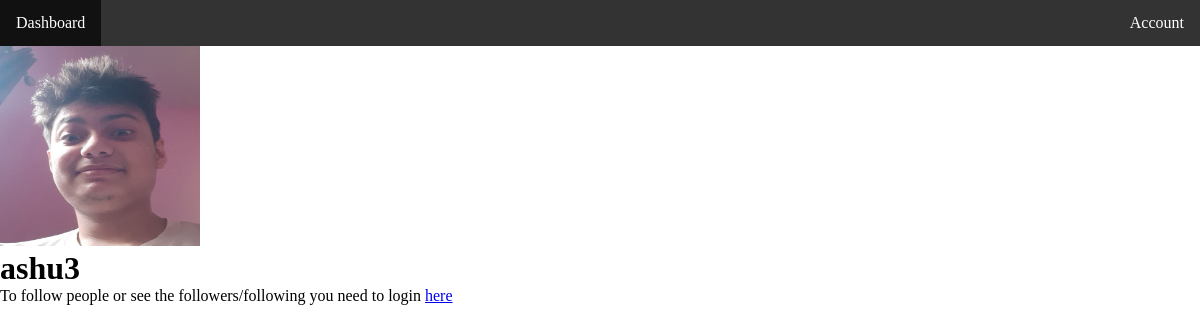
The page /accounts/profile/ashu3 on the database its author committed.
### accounts/models.py (models this page shows, shortened)
class Profile(models.Model):
    gender_choices = (
        ("Male","Male"),
        ("Female", "Female"),
        ("Other", "Other")
    )
    user = models.OneToOneField(User, models.CASCADE)
    about = models.TextField(blank=True)
    dp = models.ImageField(default = "images/defaults/dp.png", upload_to = "images/dps/")
    phone = models.CharField(blank=True, max_length=13)
    gender = models.CharField(blank=True, choices=gender_choices, max_length=7)
    bday = models.DateField(blank=True,null=True)
    followers = models.ManyToManyField('self',blank=True,related_name='user_followers',symmetrical=False)
    following = models.ManyToManyField('self',blank=True,related_name='user_following',symmetrical=False)
    edited = models.DateTimeField(auto_now=True)

### accounts/views.py (the view, shortened to what this page needs)
# urls.py: path('profile/<str:username>', views.profile_other),
def profile_other(request, username):
    followed = False
    try:
        user_other = User.objects.get(username=username)
        profile_other = Profile.objects.get(user = user_other)
    except Exception as e:
        print(e)
        profile_other = None
    data = {
        "profile" : profile_other,
        "followed" : followed
    }
    return render(request, "accounts/profile_other.html", data)

### templates/accounts/profile_other.html (shortened to what this page needs)
{% extends 'base.html' %}
{% block content %}
    {% if profile %}
    <div>
        <img src="/media/{{profile.dp}}" alt="" height="200" width="200">
        <h1> {{profile.user.username}} </h1>
        {% if request.user.is_authenticated %}
            <form action="" method="post">
                {% csrf_token %}
                {% if followed %}
                    <input type="submit" value="Unfollow">
                {% else %}
                    <input type="submit" value="Follow">
                {% endif %}
            </form>
            <div>
                <h2>Following : {{profile.following.all|length}}</h2>
                <ul>
                    {% for follower in profile.following.all|slice:":10" %}
                        <li>{{follower.user.username}}</li>
                    {% endfor %}
                </ul>
            </div>
            <div>
                <h2>Followers : {{profile.followers.all|length}}</h2>
                <ul>
                    {% for follower in profile.followers.all|slice:":10"  %}
                        <li>{{follower.user.username}}</li>
                    {% endfor %}
                </ul>
            </div>
        {% else %}
            <p>To follow people or see the followers/following you need to login <a href="/accounts/login">here</a></p>
        {% endif %}
    </div>
    {% else %}
    <div>
        User doesn't exist
    </div>
    {% endif %}
{% endblock %}

### media/css/base.css (style rules this page uses)
* { padding: 0; margin: 0; }

### rows shown on the page
Profile: dp (picture), user.username "ashu3"
